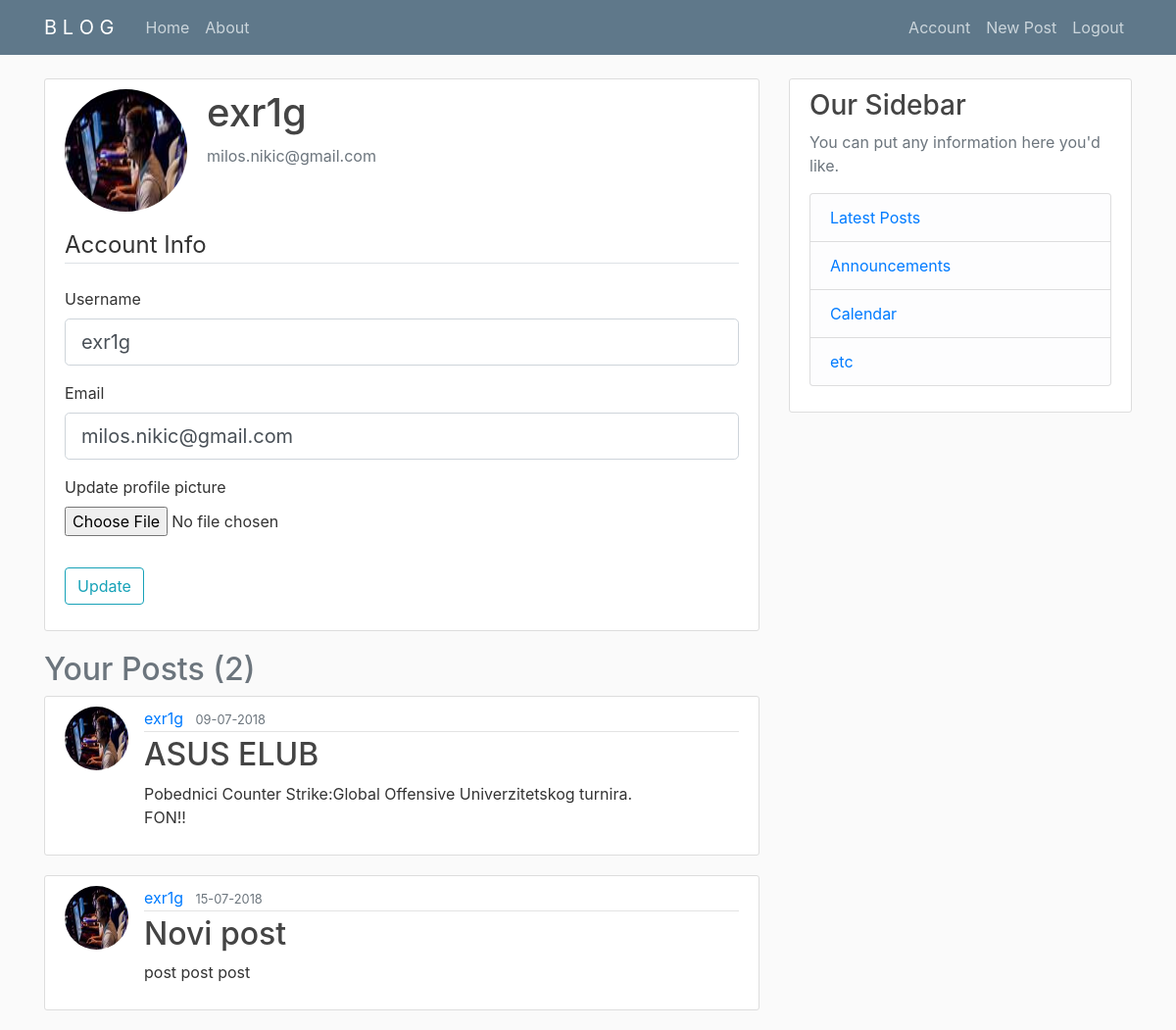
Page /account (signed in) on the earlier database version.
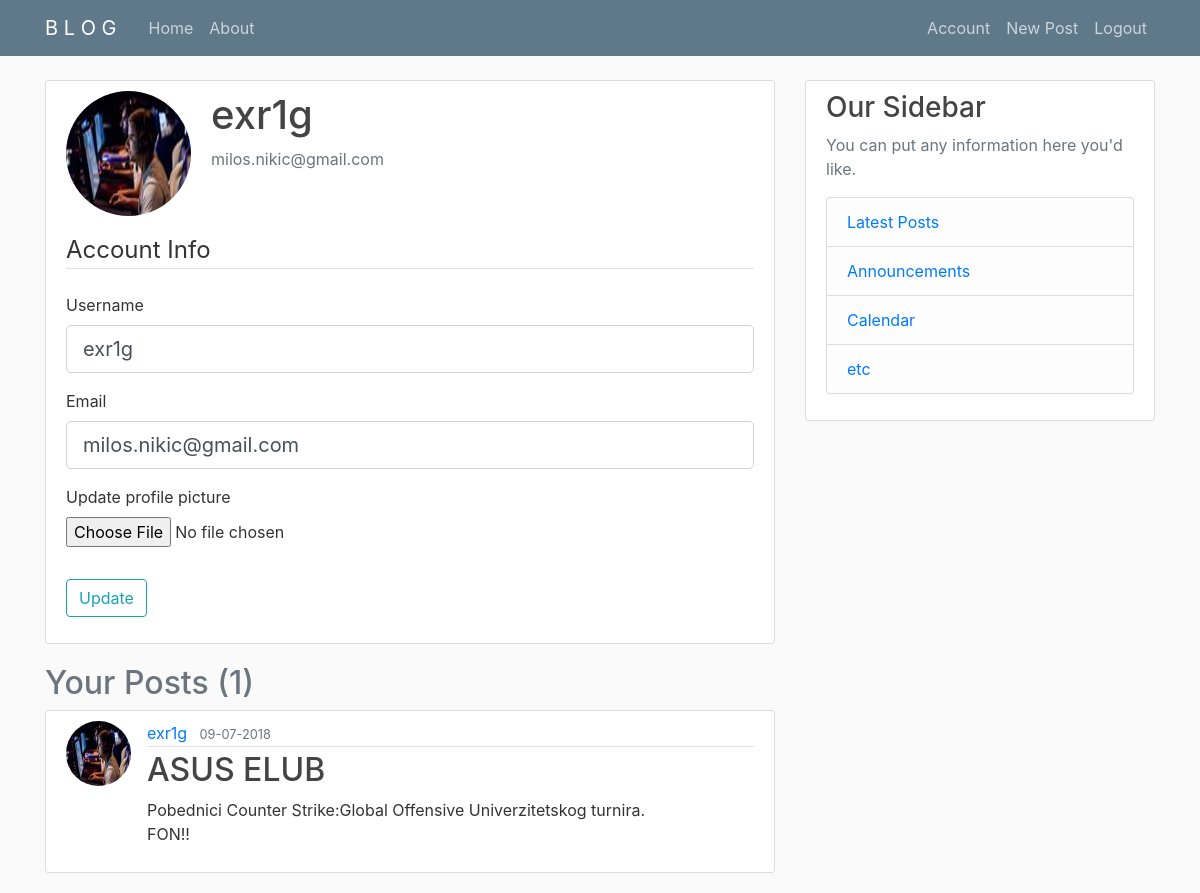
Same page on the later database version.
### flaskblog/models.py (models this page shows, shortened)
class Post(db.Model):
    id = db.Column(db.Integer, primary_key=True)
    title = db.Column(db.String(100), nullable=False)
    date_posted = db.Column(db.DateTime, nullable=False, default=datetime.utcnow)
    content = db.Column(db.Text, nullable=False)
    user_id = db.Column(db.Integer, db.ForeignKey('user.id'),nullable=False)

class User(db.Model, UserMixin):
    id = db.Column(db.Integer, primary_key=True)
    username = db.Column(db.String(20), unique=True, nullable=False)
    email = db.Column(db.String(120), unique=True, nullable=False)
    image_file = db.Column(db.String(20), nullable=False, default='default.jpg')
    password = db.Column(db.String(60),nullable=False)
    posts = db.relationship('Post', backref='author', lazy=True)

### flaskblog/users/routes.py (the view, shortened to what this page needs)
@users.route("/account", methods = ['GET','POST'])
@login_required
def account():
    form = UpdateAccountForm()
    form.username.data = current_user.username
    form.email.data = current_user.email
    posts = Post.query.filter_by(author=current_user).paginate()
    image_file = url_for('static',filename='profile_pics/' + current_user.image_file)
    return render_template('account.html',title='Account', image_file=image_file,form=form, posts=posts)

### flaskblog/users/forms.py (shortened to what this page needs)
class UpdateAccountForm(FlaskForm):
    username = StringField('Username',
                validators=[DataRequired(), Length(min=2,max=20)])
    email = StringField('Email',
                validators=[DataRequired(), Email()])
    picture = FileField('Update profile picture', validators=[FileAllowed(['jpeg','png','jpg'])])
    submit = SubmitField('Update')

### flaskblog/models.py (called while the page is built)
@login_manager.user_loader
def load_user(user_id):
    return User.query.get(int(user_id))

### flaskblog/templates/account.html (shortened to what this page needs)
{% extends "layout.html" %} {% block content %}
<div class="content-section">
  <div class="media">
    <a href="{{url_for('users.account')}}">
      <img class="rounded-circle account-img" src="{{image_file}}">
    </a>
    <div class="media-body">
      <h2 class="account-heading">{{current_user.username}}</h2>
      <p class="text-secondary">{{current_user.email}}</p>
    </div>
  </div>
  <form method="POST" action="" enctype="multipart/form-data">
    <fieldset class="form-group">
      <legend class="border-bottom mb-4">Account Info</legend>
      <div class="form-group">
        {{ form.username.label(class="form-control-label") }} {% if form.username.errors %} {{ form.username(class="form-control
        form-control-lg is-invalid") }}
        <div class="invalid-feedback">
          {% for error in form.username.errors%}
          <span>{{ error }}</span>
          {% endfor %}
        </div>
        {% else%} {{ form.username(class="form-control form-control-lg") }} {% endif %}
      </div>
      <div class="form-group">
        {{ form.email.label(class="form-control-label") }} {% if form.email.errors %} {{ form.email(class="form-control form-control-lg
        is-invalid") }}
        <div class="invalid-feedback">
          {% for error in form.email.errors%}
          <span>{{ error }}</span>
          {% endfor %}
        </div>
        {% else%} {{ form.email(class="form-control form-control-lg") }} {% endif %}
      </div>
      <div class="form-group">
        {{ form.picture.label() }} {{ form.picture(class="form-control-file") }}
      </div>
    </fieldset>
    <div class="form-group">
      {{ form.submit(class="btn btn-outline-info") }}
    </div>
  </form>
</div>
<div>
  {% if posts %}
  <h2 class="text-secondary">Your Posts ({{posts.total}})</h2>
  {% for post in posts.items %}
  <article class="media content-section">
    <img src="{{ url_for('static',filename='profile_pics/' + post.author.image_file) }}" class="rounded-circle article-img">
    <div class="media-body">
      <div class="article-metadata">
        <a class="mr-2" href="#">{{ post.author.username }}</a>
        <small class="text-muted">{{ post.date_posted.strftime('%d-%m-%Y') }}</small>
      </div>
      <h2>
        <a class="article-title" href="{{ url_for('posts.post',post_id=post.id) }}">{{ post.title }}</a>
      </h2>
      <p class="article-content">{{ post.content }}</p>
    </div>
  </article>
  {% endfor %} {% else %}
  <h2>You don't have created posts yet.
    <a class="btn btn-outline-primary btn-sm m-1 float-right" href="{{url_for('posts.new_post')}}">Create New?</a>
  </h2>
  {% endif %}
</div>
{% endblock content %}

Differences in the rows shown:
removed Post: image_file (picture), author.username "exr1g", date_posted "15-07-2018", title "Novi post", content "post post post"
Other differences:
{{ posts.total }}: "2" → "1"
